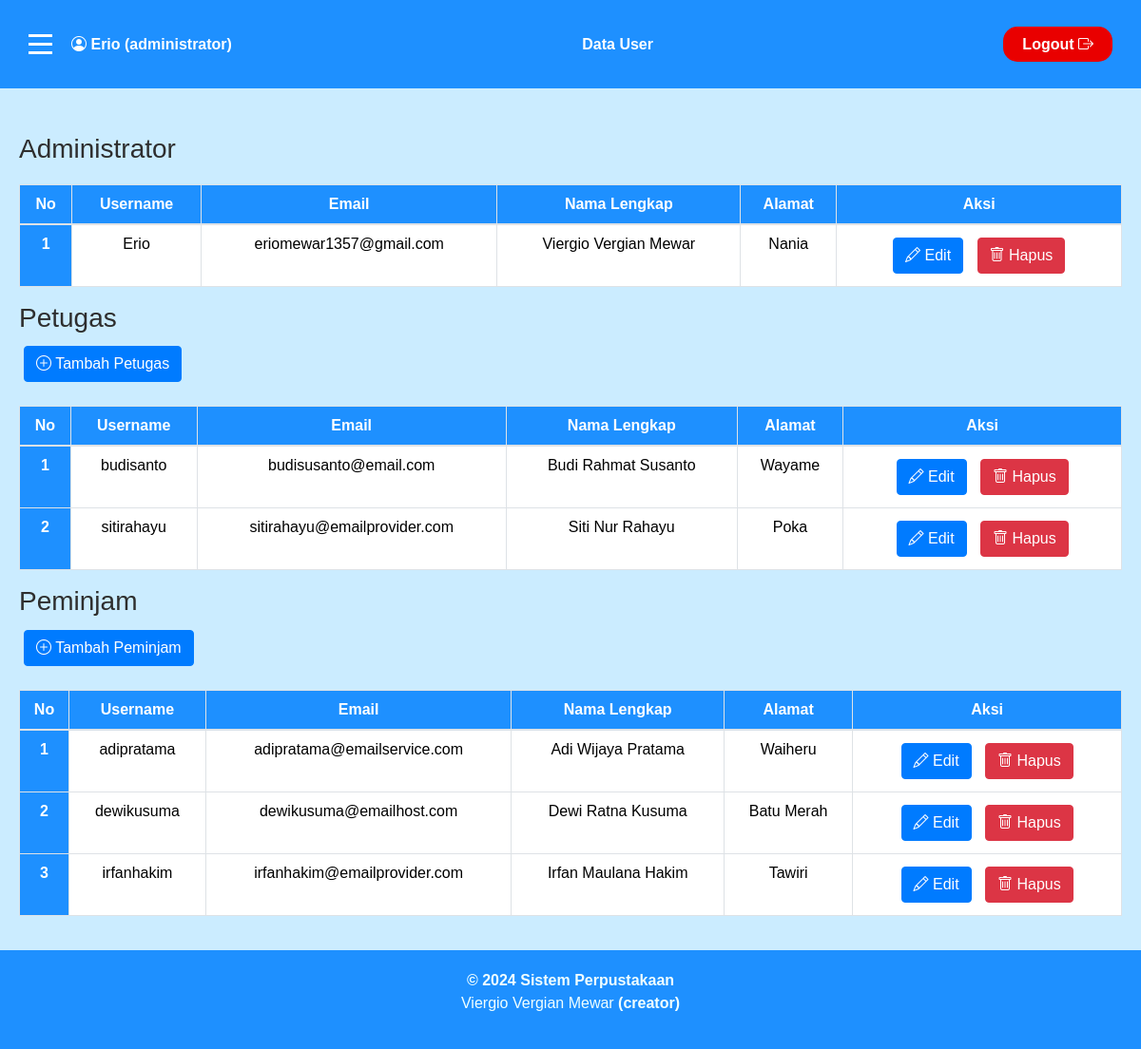
The app's page /user/administrator/dataUser.php (signed in) with its own data.
### tables this page shows
CREATE TABLE IF NOT EXISTS `user` (
  `UserID` int(11) NOT NULL AUTO_INCREMENT,
  `Username` varchar(255) NOT NULL,
  `Password` varchar(255) NOT NULL,
  `Email` varchar(255) NOT NULL,
  `NamaLengkap` varchar(255) NOT NULL,
  `Alamat` text NOT NULL,
  `Level` enum('administrator','petugas','peminjam') NOT NULL,
  PRIMARY KEY (`UserID`)
);

### user/administrator/dataUser.php (the view, shortened to what this page needs)
<?php
require '../../database/db.php';
$queryAdmin = "SELECT * FROM user WHERE Level = 'administrator' ORDER BY NamaLengkap";
$stmtAdmin = $db->prepare($queryAdmin);
$stmtAdmin->execute();
$resultAdmin = $stmtAdmin->get_result();
$queryPetugas = "SELECT * FROM user WHERE Level = 'petugas' ORDER BY NamaLengkap";
$stmtPetugas = $db->prepare($queryPetugas);
$stmtPetugas->execute();
$resultPetugas = $stmtPetugas->get_result();
$queryPeminjam = "SELECT * FROM user WHERE Level = 'peminjam' ORDER BY NamaLengkap";
$stmtPeminjam = $db->prepare($queryPeminjam);
$stmtPeminjam->execute();
$resultPeminjam = $stmtPeminjam->get_result();
?>
<!DOCTYPE html>
<html lang="en">
<head>
    <link rel="stylesheet" href="https://stackpath.bootstrapcdn.com/bootstrap/4.3.1/css/bootstrap.min.css"
>
    <link rel="stylesheet" href="https://cdn.jsdelivr.net/npm/bootstrap-icons@1.11.3/font/bootstrap-icons.min.css">
    <link rel="stylesheet" href="https://stackpath.bootstrapcdn.com/font-awesome/4.7.0/css/font-awesome.min.css">
    <link rel="stylesheet" href="../../css/styles.css">
    <link rel="stylesheet" href="../../css/table.css">
</head>
<body>
    <?php include_once('../../dashboard/navbar.php'); ?>
    <div class="main-content">
        <h3>Administrator</h3>
        <table class="table">
            <thead>
                <tr>
                    <th>No</th>
                    <th>Username</th>
                    <th>Email</th>
                    <th>Nama Lengkap</th>
                    <th>Alamat</th>
                    <th>Aksi</th>
                </tr>
            </thead>
            <tbody>
                <?php
                $counter = 1;
                while ($row = $resultAdmin->fetch_assoc()) {
                    ?>
                    <tr>
                        <th><?php echo $counter; ?></th>
                        <td class="break"><?php echo $row['Username']; ?></td>
                        <td class="break"><?php echo $row['Email']; ?></td>
                        <td class="break"><?php echo $row['NamaLengkap']; ?></td>
                        <td class="break"><?php echo $row['Alamat']; ?></td>
                        <td>
                            <a href="../../function/editUser.php?UserID=<?php echo $row['UserID']; ?>&Level=<?php echo strtolower($row['Level']); ?>" class="btn btn-primary"><i class="bi bi-pencil" title="Edit"></i> Edit</a>
                            <a href="../../function/hapusUser.php?UserID=<?php echo $row['UserID']; ?>&Level=<?php echo strtolower($row['Level']); ?>" onclick="return confirm('Yakin ingin menghapus Administrator ini?');" class="btn btn-danger"><i class="bi bi-trash" title="Hapus"></i> Hapus</a>
                        </td>
                    </tr>
                    <?php
                    $counter++;
                }
                ?>
            </tbody>
        </table>
        <h3 id="petugas">Petugas</h3>
        <a href="../../function/tambahUser.php?Level=petugas" class="btn btn-primary"><i class="bi bi-plus-circle" title="Tambah"></i> Tambah Petugas</a>
        <table class="table">
            <thead>
                <tr>
                    <th>No</th>
                    <th>Username</th>
                    <th>Email</th>
                    <th>Nama Lengkap</th>
                    <th>Alamat</th>
                    <th>Aksi</th>
                </tr>
            </thead>
            <tbody>
                <?php
                $counter = 1;
                while ($row = $resultPetugas->fetch_assoc()) {
                    ?>
                    <tr>
                        <th><?php echo $counter; ?></th>
                        <td class="break"><?php echo $row['Username']; ?></td>
                        <td class="break"><?php echo $row['Email']; ?></td>
                        <td class="break"><?php echo $row['NamaLengkap']; ?></td>
                        <td class="break"><?php echo $row['Alamat']; ?></td>
                        <td>
                            <a href="../../function/editUser.php?UserID=<?php echo $row['UserID']; ?>&Level=<?php echo strtolower($row['Level']); ?>" class="btn btn-primary"><i class="bi bi-pencil" title="Edit"></i> Edit</a>
                            <a href="../../function/hapusUser.php?UserID=<?php echo $row['UserID']; ?>&Level=<?php echo strtolower($row['Level']); ?>" onclick="return confirm('Yakin ingin menghapus Petugas ini?');" class="btn btn-danger"><i class="bi bi-trash" title="Hapus"></i> Hapus</a>
                        </td>
                    </tr>
                    <?php
                    $counter++;
                }
                ?>
            </tbody>
        </table>
        <h3 id="peminjam">Peminjam</h3>
        <a href="../../function/tambahUser.php?Level=peminjam" class="btn btn-primary"><i class="bi bi-plus-circle" title="Tambah"></i> Tambah Peminjam</a>
        <table class="table">
            <thead>
                <tr>
                    <th>No</th>
                    <th>Username</th>
                    <th>Email</th>
                    <th>Nama Lengkap</th>
                    <th>Alamat</th>
                    <th>Aksi</th>
                </tr>
            </thead>
            <tbody>
                <?php
                $counter = 1;
                while ($row = $resultPeminjam->fetch_assoc()) {
                    ?>
                    <tr>
                        <th><?php echo $counter; ?></th>
                        <td class="break"><?php echo $row['Username']; ?></td>
                        <td class="break"><?php echo $row['Email']; ?></td>
                        <td class="break"><?php echo $row['NamaLengkap']; ?></td>
                        <td class="break"><?php echo $row['Alamat']; ?></td>
                        <td>
                            <a href="../../function/editUser.php?UserID=<?php echo $row['UserID']; ?>&Level=<?php echo strtolower($row['Level']); ?>" class="btn btn-primary"><i class="bi bi-pencil" title="Edit"></i> Edit</a>
                            <a href="../../function/hapusUser.php?UserID=<?php echo $row['UserID']; ?>&Level=<?php echo strtolower($row['Level']); ?>" onclick="return confirm('Yakin ingin menghapus Peminjam ini?');" class="btn btn-danger"><i class="bi bi-trash" title="Hapus"></i> Hapus</a>
                        </td>
                    </tr>
                    <?php
                    $counter++;
                }
                ?>
            </tbody>
        </table>
    </div>
    <?php include_once('../../dashboard/footer.php'); ?>
</body>
</html>

### css/styles.css (style rules this page uses)
body { display: flex; flex-direction: column; min-height: 100vh; font-family: Arial, sans-serif; background: #c8deff; margin-top: 10%; padding: 0; height: 100vh; animation: gradientAnimation 20s linear infinite forwards; }
.main-content { flex-grow: 1; }
h3, h2 { color: #2e2e2e; }

### css/table.css (style rules this page uses)
body { font-family: "Arial", sans-serif; background-color: #cbecff; }
.main-content { margin: 20px; }
.table { width: 100%; margin-top: 20px; border-collapse: collapse; }
.table th, .table td { padding: 8px; text-align: center; border: 1px solid #dee2e6; }
.table th { background-color: #1e90ff; color: #ffffff; }
.table td { background-color: #ffffff; color: #000000; }
.break { word-break: break-all; }
.btn { margin: 5px; }

### records on screen
user: Username "Erio", Email "eriomewar1357@gmail.com", NamaLengkap "Viergio Vergian Mewar", Alamat "Nania"
user: Username "budisanto", Email "budisusanto@email.com", NamaLengkap "Budi Rahmat Susanto", Alamat "Wayame"
user: Username "sitirahayu", Email "sitirahayu@emailprovider.com", NamaLengkap "Siti Nur Rahayu", Alamat "Poka"
user: Username "adipratama", Email "adipratama@emailservice.com", NamaLengkap "Adi Wijaya Pratama", Alamat "Waiheru"
user: Username "dewikusuma", Email "dewikusuma@emailhost.com", NamaLengkap "Dewi Ratna Kusuma", Alamat "Batu Merah"
user: Username "irfanhakim", Email "irfanhakim@emailprovider.com", NamaLengkap "Irfan Maulana Hakim", Alamat "Tawiri"

### other values on screen
$username "Erio"
$_SESSION['Level'] "administrator"
$nama_sistem "Data User"
